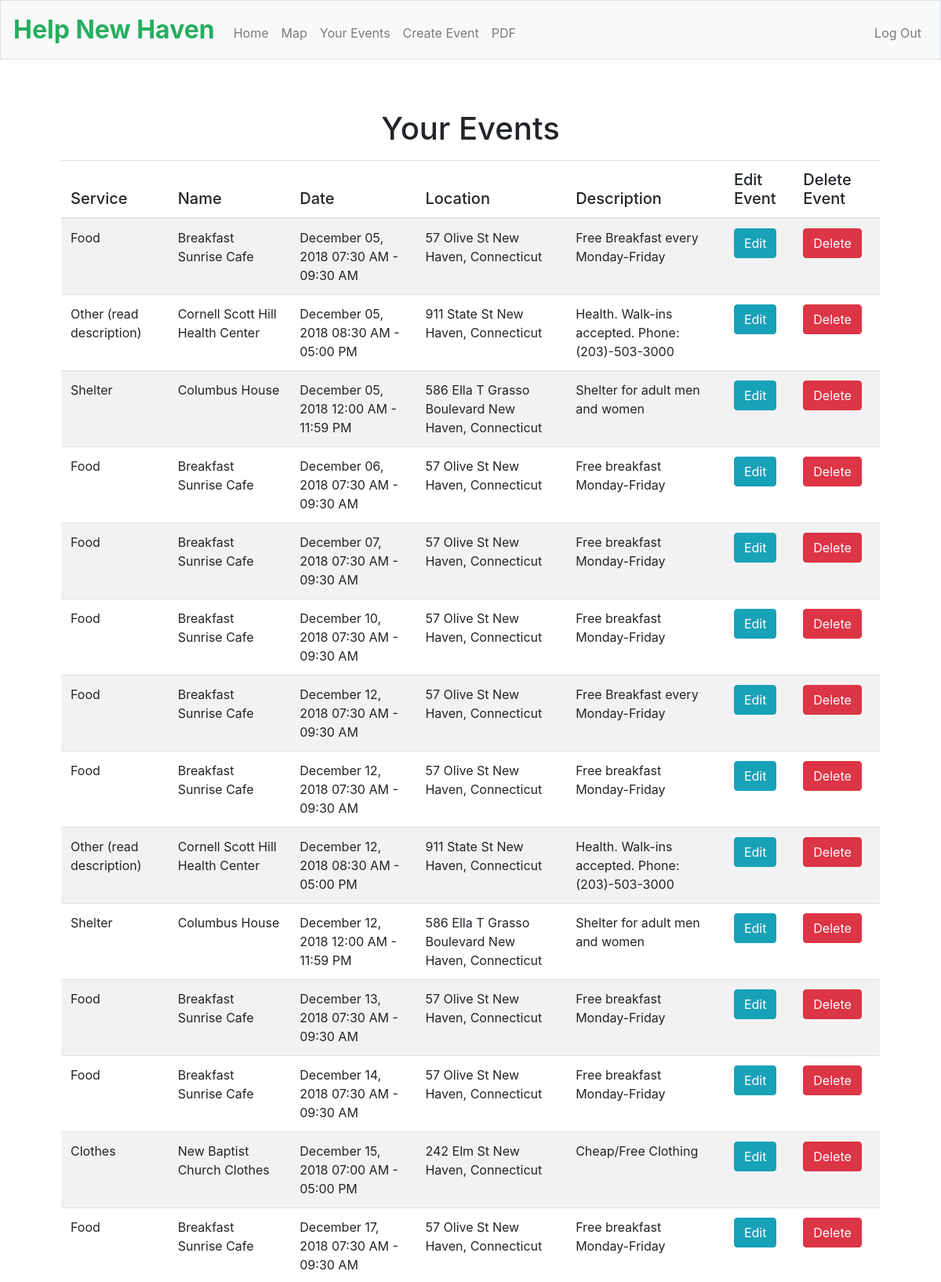
The page /yourevents (signed in, upper part) on the database its author committed.
### tables this page shows
CREATE TABLE 'events' ('event_id' integer PRIMARY KEY AUTOINCREMENT NOT NULL, 'user_id' integer, 'name' text, 'type' text, 'date' text,'repeat' text, 'time_start' text, 'time_end' text, 'expiration' text, 'location' text,'shortdescription' text);

### application.py (the view, shortened to what this page needs)
@app.route("/yourevents", methods=["GET", "POST"])
@login_required
def yourevents():
    events = db.execute("SELECT * FROM events WHERE user_id=:id", id=session["user_id"])
    events.sort(key=lambda x: datetime.datetime.strptime(x['date'], '%B %d, %Y'))
    return render_template("yourevents.html", events=events)

### application.py (called while the page is built)
@app.after_request
def after_request(response):
    response.headers["Cache-Control"] = "no-cache, no-store, must-revalidate"
    response.headers["Expires"] = 0
    response.headers["Pragma"] = "no-cache"
    return response

### helpers.py (called while the page is built)
def login_required(f):
    @wraps(f)
    def decorated_function(*args, **kwargs):
        if session.get("user_id") is None:
            return redirect("/home")
        return f(*args, **kwargs)
    return decorated_function

### templates/yourevents.html (shortened to what this page needs)
{% extends "layout.html" %}
{% block main %}
    <h1 class="mb-3">Your Events</h1>
    <table class="table table-striped" style="text-align: left;" id="events_table">
        <thead>
            <tr>
                <th>Service</th>
                <th>Name</th>
                <th>Date</th>
                <th>Location</th>
                <th>Description</th>
                <th>Edit Event</th>
                <th>Delete Event</th>
            </tr>
        </thead>
        <tbody>
            {% for field in events %}
                <tr>
                    <td>
                        {{ field["type"] }}
                    </td>
                    <td>
                        {{ field["name"] }}
                    </td>
                    <td>
                        {{ field["date"] }} {{ field["time_start"] }} - {{ field["time_end"] }}
                    </td>
                    <td>
                        {{ field["location"]}}
                    </td>
                    <td>
                        {{ field["shortdescription"]}}
                    </td>
                    <td>
                        <form action="/yourevents" method="post">
                            <button class="btn btn-info" name="edit" value="{{ field['event_id'] }}">Edit</button>
                        </form>
                    </td>
                    <td>
                        <form action="/yourevents" method="post">
                            <button class="btn btn-danger" name="delete" value="{{ field['event_id'] }}" Onclick="ConfirmDelete()">Delete</button>
                        </form>
                    </td>
                </tr>
            {% endfor %}
        </tbody>
    </table>
{% endblock %}

### templates/layout.html (shortened to what this page needs)
<!DOCTYPE html>
<html lang="en">
    <head>
        <link href="https://maxcdn.bootstrapcdn.com/bootstrap/4.1.3/css/bootstrap.min.css" rel="stylesheet">
        <link href="/static/styles.css" rel="stylesheet">
        <link href="/static/print.css" media="print" type="text/css" rel="stylesheet"/>
        <link href="https://stackpath.bootstrapcdn.com/bootstrap/4.1.3/css/bootstrap.min.css" rel="stylesheet">
        <link href="https://cdn.datatables.net/1.10.19/css/jquery.dataTables.min.css" rel="stylesheet">
    </head>
    <body>
        <nav class="navbar navbar-expand-md navbar-light bg-light border">
            <a class="navbar-brand" href="/"><span class="greenText"><b>Help New Haven</b></span></a>
            <div class="collapse navbar-collapse" id="navbar">
                {% if session.user_id %}
                    <ul class="navbar-nav mr-auto mt-2">
                        <li class="nav-item"><a class="nav-link" href="/">Home</a></li>
                        <li class="nav-item"><a class="nav-link" href="/map">Map</a></li>
                        <li class="nav-item"><a class="nav-link" href="/yourevents">Your Events</a></li>
                        <li class="nav-item"><a class="nav-link" href="/eventcreate">Create Event</a></li>
                        <li class="nav-item"><a class="nav-link" href="/pdf">PDF</a></li>
                    </ul>
                    <ul class="navbar-nav ml-auto mt-2">
                        <li class="nav-item"><a class="nav-link" href="/logout">Log Out</a></li>
                    </ul>
                {% endif %}
            </div>
        </nav>
        <main class="container p-5">
            {% block main %}{% endblock %}
        </main>
    </body>
</html>

### static/styles.css (style rules this page uses)
nav .navbar-brand { font-size: xx-large; }
main { text-align: center; }
th { font-size: 1.25rem; margin-bottom: .5rem; font-family: inherit; font-weight: 500; line-height: 1.2; color: inherit; }
.greenText { color: #27ae60; }
.bg-light { margin-bottom:1em; }

### rows shown on the page
events: type "Food", name "Breakfast Sunrise Cafe", date "December 05, 2018", time_start "07:30 AM", time_end "09:30 AM", location "57 Olive St New Haven, Connecticut", shortdescription "Free Breakfast every Monday-Friday", {{ field['event_id'] }} 32 (drawn)
events: type "Other (read description)", name "Cornell Scott Hill Health Center", date "December 05, 2018", time_start "08:30 AM", time_end "05:00 PM", location "911 State St New Haven, Connecticut", shortdescription "Health. Walk-ins accepted. Phone: (203)-503-3000", {{ field['event_id'] }} 55 (drawn)
events: type "Shelter", name "Columbus House", date "December 05, 2018", time_start "12:00 AM", time_end "11:59 PM", location "586 Ella T Grasso Boulevard New Haven, Connecticut", shortdescription "Shelter for adult men and women", {{ field['event_id'] }} 61 (drawn)
events: type "Food", name "Breakfast Sunrise Cafe", date "December 06, 2018", time_start "07:30 AM", time_end "09:30 AM", location "57 Olive St New Haven, Connecticut", shortdescription "Free breakfast Monday-Friday", {{ field['event_id'] }} 36 (drawn)
events: type "Food", name "Breakfast Sunrise Cafe", date "December 07, 2018", time_start "07:30 AM", time_end "09:30 AM", location "57 Olive St New Haven, Connecticut", shortdescription "Free breakfast Monday-Friday", {{ field['event_id'] }} 40 (drawn)
events: type "Food", name "Breakfast Sunrise Cafe", date "December 10, 2018", time_start "07:30 AM", time_end "09:30 AM", location "57 Olive St New Haven, Connecticut", shortdescription "Free breakfast Monday-Friday", {{ field['event_id'] }} 44 (drawn)
events: type "Food", name "Breakfast Sunrise Cafe", date "December 12, 2018", time_start "07:30 AM", time_end "09:30 AM", location "57 Olive St New Haven, Connecticut", shortdescription "Free Breakfast every Monday-Friday", {{ field['event_id'] }} 33 (drawn)
events: type "Food", name "Breakfast Sunrise Cafe", date "December 12, 2018", time_start "07:30 AM", time_end "09:30 AM", location "57 Olive St New Haven, Connecticut", shortdescription "Free breakfast Monday-Friday", {{ field['event_id'] }} 48 (drawn)
events: type "Other (read description)", name "Cornell Scott Hill Health Center", date "December 12, 2018", time_start "08:30 AM", time_end "05:00 PM", location "911 State St New Haven, Connecticut", shortdescription "Health. Walk-ins accepted. Phone: (203)-503-3000", {{ field['event_id'] }} 56 (drawn)
events: type "Shelter", name "Columbus House", date "December 12, 2018", time_start "12:00 AM", time_end "11:59 PM", location "586 Ella T Grasso Boulevard New Haven, Connecticut", shortdescription "Shelter for adult men and women", {{ field['event_id'] }} 62 (drawn)
events: type "Food", name "Breakfast Sunrise Cafe", date "December 13, 2018", time_start "07:30 AM", time_end "09:30 AM", location "57 Olive St New Haven, Connecticut", shortdescription "Free breakfast Monday-Friday", {{ field['event_id'] }} 37 (drawn)
events: type "Food", name "Breakfast Sunrise Cafe", date "December 14, 2018", time_start "07:30 AM", time_end "09:30 AM", location "57 Olive St New Haven, Connecticut", shortdescription "Free breakfast Monday-Friday", {{ field['event_id'] }} 41 (drawn)
events: type "Clothes", name "New Baptist Church Clothes", date "December 15, 2018", time_start "07:00 AM", time_end "05:00 PM", location "242 Elm St New Haven, Connecticut", shortdescription "Cheap/Free Clothing", {{ field['event_id'] }} 71 (drawn)
events: type "Food", name "Breakfast Sunrise Cafe", date "December 17, 2018", time_start "07:30 AM", time_end "09:30 AM", location "57 Olive St New Haven, Connecticut", shortdescription "Free breakfast Monday-Friday", {{ field['event_id'] }} 45 (drawn)
